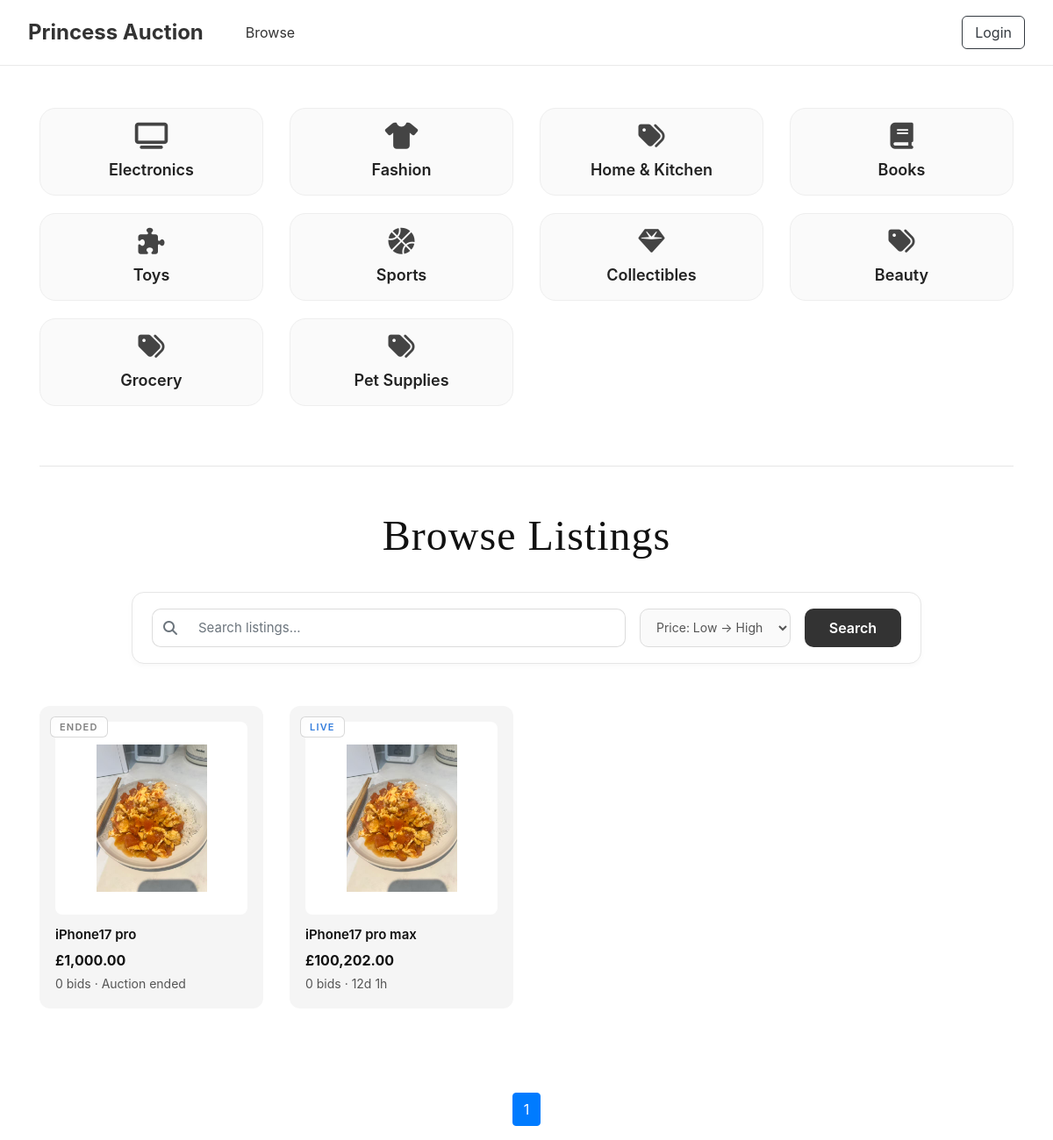
Page /browse.php on the earlier database version.
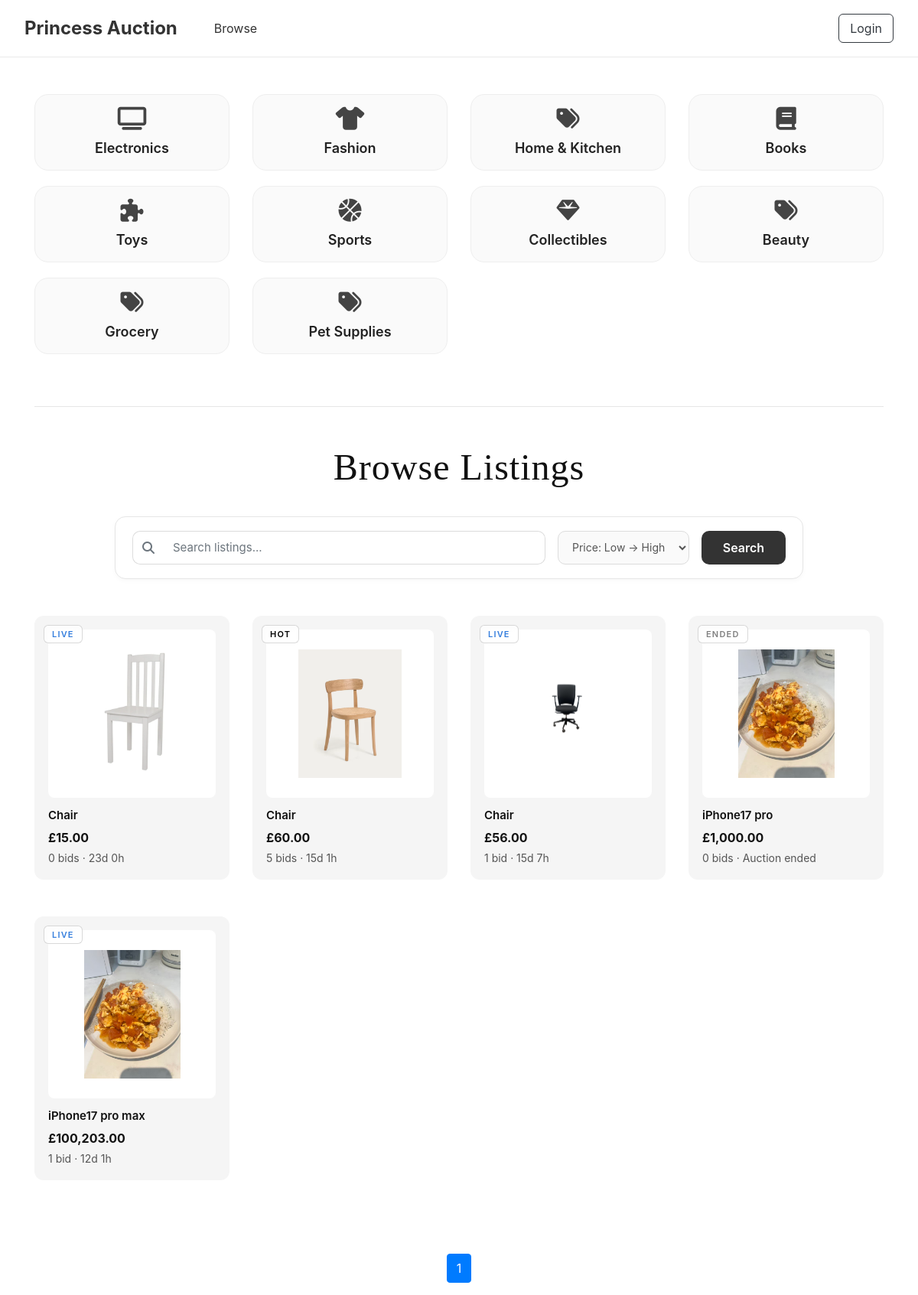
Same page on the later database version.
### tables this page shows
CREATE TABLE `category` (
  `category_id` int(11) NOT NULL,
  `category_name` varchar(100) NOT NULL
);

CREATE TABLE `auction` (
  `auction_id` int(11) NOT NULL,
  `item_id` int(11) NOT NULL,
  `start_price` decimal(10,2) NOT NULL CHECK (`start_price` > 0),
  `reserve_price` decimal(10,2) NOT NULL CHECK (`reserve_price` >= 0),
  `start_time` datetime DEFAULT current_timestamp(),
  `end_time` datetime NOT NULL,
  `status` enum('Sched','Live','Closed','Unsold') DEFAULT 'Sched'
);

CREATE TABLE `Item` (
  `item_id` int(11) NOT NULL,
  `seller_id` int(11) NOT NULL,
  `category_id` int(11) DEFAULT NULL,
  `title` varchar(255) NOT NULL,
  `description` text DEFAULT NULL,
  `condition` varchar(50) NOT NULL,
  `date_created` datetime DEFAULT current_timestamp()
);

CREATE TABLE `image` (
  `image_id` int(11) NOT NULL,
  `item_id` int(11) NOT NULL,
  `path` varchar(255) NOT NULL,
  `sort_order` int(11) DEFAULT 0
);

### browse.php (the view, shortened to what this page needs)
<?php require("utilities.php")?>
<?php include_once("header.php")?>
<link rel="stylesheet" href="https://cdnjs.cloudflare.com/ajax/libs/font-awesome/6.5.0/css/all.min.css">
<div class="container my-5">
  <div class="row gy-4 gx-4">
    <?php
    $conn = connectDB();
    $icons = [
      "Electronics"   => "fa-solid fa-tv",
      "Fashion"       => "fa-solid fa-shirt",
      "Home & Kitchen"=> "fa-solid fa-couch",
      "Books"         => "fa-solid fa-book",
      "Toys"          => "fa-solid fa-puzzle-piece",
      "Sports"        => "fa-solid fa-basketball",
      "Collectibles"  => "fa-solid fa-gem",
      "Others"        => "fa-solid fa-box"
    ];
    $sql = "SELECT category_id, category_name FROM category";
    $result = $conn->query($sql);
    while ($row = $result->fetch_assoc()) {
        $cat_id = $row['category_id'];
        $cat_name = htmlspecialchars($row['category_name']);
        $icon_class = isset($icons[$cat_name]) ? $icons[$cat_name] : "fa-solid fa-tags";
        echo '
        <div class="col-6 col-md-3">
            <a href="browse.php?cat=' . $cat_id . '" style="text-decoration:none;">
                <div class="category-card">
                    <i class="category-icon ' . $icon_class . '"></i>
                    <div class="category-name">' . $cat_name . '</div>
                </div>
            </a>
        </div>';
    }
    ?>
  </div>
</div>
<div class="container">
<div style="
  width:100%;
  height:1px;
  background:#e6e6e6;
  margin-bottom:25px;
"></div>
<h2 style="
    font-family: 'Playfair Display', serif;
    text-align:center;
    font-size: 48px;
    font-weight: 500;
    letter-spacing: 1px;
    margin: 50px 0 35px 0;
    color:#111;
">
  Browse Listings
</h2>
<div id="searchSpecs" class="mt-4 mb-4">
  <div style="
      background:white;
      border:1px solid #e6e6e6;
      border-radius:14px;
      padding:18px 22px;
      max-width:900px;
      margin:0 auto;
      box-shadow:0 2px 6px rgba(0,0,0,0.03);
  ">
    <form method="get" action="browse.php">
  <div class="search-bar-wrapper">
    <div class="flex-grow-1">
      <div class="input-group search-input-group">
        <span class="input-group-text">
          <i class="fa fa-search text-muted"></i>
        </span>
        <input type="text"
               class="form-control"
               name="keyword"
               placeholder="Search listings...">
      </div>
    </div>
    <select name="order_by" class="search-select">
      <option value="pricelow">Price: Low → High</option>
    </select>
    <button class="search-btn">Search</button>
  </div>
</form>
  </div>
</div>
</div>
<?php
  $ordering = $_GET['order_by'] ?? 'pricelow';
  $curr_page = isset($_GET['page']) ? intval($_GET['page']) : 1;
  $connection = connectDB();
  $query = "
    SELECT i.item_id, i.title, i.description, a.start_price, a.reserve_price, a.end_time, a.auction_id
    FROM Item i
    JOIN Auction a ON i.item_id = a.item_id
    WHERE 1 = 1
  ";
  switch ($ordering) {
      default:
          $query .= " ORDER BY a.start_price ASC";
  }
  $result = mysqli_query($connection, $query);
  $num_results = mysqli_num_rows($result);
  $results_per_page = 10;
  $max_page = ceil($num_results / $results_per_page);
?>
<div class="container mt-5">
<div class="row">
<?php
  if ($num_results == 0) {
      echo '<div class="alert alert-info">No auctions found.</div>';
  } else {
      while ($row = mysqli_fetch_assoc($result)) {
          $item_id = $row['item_id'];
          $title = $row['title'];
          $description = $row['description'];
$auction_id = $row['auction_id'];
$sql_max = "SELECT MAX(bid_amount) AS max_bid FROM bid WHERE auction_id = ?";
$stmt_max = $connection->prepare($sql_max);
$stmt_max->bind_param("i", $auction_id);
$stmt_max->execute();
$max_res = $stmt_max->get_result();
$max_row = $max_res->fetch_assoc();
$current_price = $max_row['max_bid'] ?? $row['start_price'];
$sql_count = "SELECT COUNT(*) AS count_bids FROM bid WHERE auction_id = ?";
$stmt_count = $connection->prepare($sql_count);
$stmt_count->bind_param("i", $auction_id);
$stmt_count->execute();
$count_res = $stmt_count->get_result();
$count_row = $count_res->fetch_assoc();
$num_bids = $count_row['count_bids'];
$sql_img = "SELECT path FROM image WHERE item_id = ? ORDER BY sort_order ASC LIMIT 1";
$stmt_img = $connection->prepare($sql_img);
$stmt_img->bind_param("i", $row['item_id']);
$stmt_img->execute();
$res_img = $stmt_img->get_result();
$img_path = $res_img->fetch_assoc()['path'] ?? 'uploads/default.jpg';
          $end_date = new DateTime($row['end_time']);
          print_listing_li($item_id, $title, $description, $current_price, $num_bids, $end_date, $img_path);
      }
  }
?>
</div>
<nav aria-label="Search results pages" class="mt-5">
  <ul class="pagination justify-content-center">
<?php
  $querystring = "";
  $high_page_boost = max(3 - $curr_page, 0);
  $low_page_boost = max(2 - ($max_page - $curr_page), 0);
  $low_page = max(1, $curr_page - 2 - $low_page_boost);
  $high_page = min($max_page, $curr_page + 2 + $high_page_boost);
  for ($i = $low_page; $i <= $high_page; $i++) {
    if ($i == $curr_page) {
      echo('
    <li class="page-item active">');
    }
    else {
      echo('
    <li class="page-item">');
    }
    echo('
      <a class="page-link" href="browse.php?' . $querystring . 'page=' . $i . '">' . $i . '</a>
    </li>');
  }
?>
  </ul>
</nav>
</div>
<?php include_once("footer.php")?>

### header.php (shortened to what this page needs)
<?php
require_once("utilities.php");
?>
<!doctype html>
<html lang="en">
<head>
  <link rel="stylesheet" href="css/bootstrap.min.css">
  <link rel="stylesheet" href="https://cdnjs.cloudflare.com/ajax/libs/font-awesome/4.7.0/css/font-awesome.min.css">
  <link rel="stylesheet" href="https://cdnjs.cloudflare.com/ajax/libs/font-awesome/6.4.0/css/all.min.css">
  <link rel="stylesheet" href="css/custom.css">
</head>
<body>
<nav class="navbar navbar-expand-lg"
     style="background:#ffffff; border-bottom:1px solid #eaeaea; padding:14px 32px;">
  <a class="navbar-brand" href="index.php"
     style="font-size:24px; font-weight:700; color:#333; margin-right:40px;">
     Princess Auction
  </a>
  <div class="collapse navbar-collapse" id="mainNavbar">
    <ul class="navbar-nav" style="gap:24px; font-size:16px;">
      <li class="nav-item">
        <a class="nav-link" href="browse.php" style="color:#333;">Browse</a>
      </li>
    </ul>
  </div>
  <ul class="navbar-nav ml-auto" style="font-size:16px; gap:16px;">
    <?php
    if (isset($_SESSION['logged_in']) && $_SESSION['logged_in'] == true) {
        echo '
        <li class="nav-item">
            <span class="nav-link" style="color:#555;">Welcome, <b>' . htmlspecialchars($_SESSION['username']) . '</b></span>
        </li>
        <li class="nav-item">
            <a class="nav-link" href="logout.php" style="color:#333;">Logout</a>
        </li>';
    } else {
        echo '
        <li class="nav-item">
            <button type="button" class="btn btn-outline-dark"
                    data-toggle="modal" data-target="#loginModal"
                    style="padding:6px 14px; border-radius:6px;">
              Login
            </button>
        </li>';
    }
    ?>
  </ul>
</nav>

### utilities.php (shortened to what this page needs)
<?php
function display_time_remaining($interval) {
    if ($interval->days == 0 && $interval->h == 0) {
      $time_remaining = $interval->format('%im %Ss');
    }
    else if ($interval->days == 0) {
      $time_remaining = $interval->format('%hh %im');
    }
    else {
      $time_remaining = $interval->format('%ad %hh');
    }
  return $time_remaining;
}
function print_listing_li($item_id, $title, $desc, $price, $num_bids, $end_time, $img_path)
{
    $bid_label = ($num_bids == 1) ? " bid" : " bids";
    $now = new DateTime();
    if ($now > $end_time) {
        $time_remaining = "Auction ended";
    } else {
        $interval = $now->diff($end_time);
        $time_remaining = display_time_remaining($interval);
    }
    if ($now > $end_time) {
        $status = "ENDED";
    } else {
        $interval = $now->diff($end_time);
        if ($interval->days == 0 && $interval->h < 24) {
            $status = "ENDING SOON";
        } elseif ($num_bids >= 5) {
            $status = "HOT";
        } else {
            $status = "LIVE";
        }
    }
    $label_color = [
        "HOT" => "black",
        "LIVE" => "#357edd",
        "ENDING SOON" => "#d9534f",
        "ENDED" => "grey"
    ];
    echo '
    <div class="col-lg-3 col-md-4 col-sm-6 mb-5">
      <a href="listing.php?item_id=' . $item_id . '" style="text-decoration:none; color:inherit;">
      <div class="lux-card"
           style="
             background:#f5f5f5;
             border-radius:12px;
             padding:18px;
             transition:all .25s ease;
             position:relative;
           "
           onmouseover="this.style.transform=\'translateY(-6px)\'; this.style.boxShadow=\'0 14px 28px rgba(0,0,0,0.08)\';"
           onmouseout="this.style.transform=\'none\'; this.style.boxShadow=\'none\';"
      >
    <div style="
  position:absolute;
  top:12px;
  left:12px;
  padding:3px 10px;
  font-size:11px;
  font-weight:600;
  letter-spacing:1.2px;
  text-transform:uppercase;
  background:rgba(255,255,255,0.7);
  color:' . $label_color[$status] . ';
  border:1px solid rgba(0, 0, 0, 0.15);
  border-radius:6px;
  backdrop-filter:blur(6px);
">
          ' . $status . '
        </div>
        <div style="
            background:white;
            border-radius:8px;
            padding:26px;
            height:220px;
            display:flex;
            justify-content:center;
            align-items:center;
            overflow:hidden;
        ">
          <img src="' . $img_path . '"
               style="max-height:100%; max-width:100%; object-fit:contain;">
        </div>
        <h6 style="margin-top:14px; font-weight:600; font-size:15px; color:#111;">
          ' . htmlspecialchars($title) . '
        </h6>
        <div style="margin-top:8px;">
          <div style="font-size:16px; font-weight:700; color:#111;">
            £' . number_format($price, 2) . '
          </div>
          <div style="margin-top:4px; color:#555; font-size:14px;">
            ' . $num_bids . $bid_label . ' · ' . $time_remaining . '
          </div>
        </div>
      </div>
      </a>
    </div>
    ';
}

### footer.php (shortened to what this page needs)
</body>
</html>

### header.php (style rules this page uses)
.search-bar-wrapper { display: flex; align-items: center; gap: 16px; }
.search-input-group { height: 44px; }
.search-input-group .input-group-text { background: #fff; border: 1px solid #dcdcdc; border-right: none; border-radius: 10px 0 0 10px; }
.search-input-group input { height: 44px; border: 1px solid #dcdcdc; border-left: none; border-radius: 0 10px 10px 0; font-size: 15px; }
.search-select { height: 44px; border-radius: 10px; border: 1px solid #dcdcdc; background: #fafafa; font-size: 14px; color: #555; padding: 0 14px; width: auto; min-width: 150px; cursor: pointer; }
.search-btn { height: 44px; width: 110px; background: #333; color: white; border-radius: 10px; font-weight: 600; border: none; transition: 0.25s; }

### browse.php (style rules this page uses)
.category-card { margin-bottom: 20px; }
.category-card { background: #fafafa; border: 1px solid #eee; border-radius: 18px; height: 100px; display: flex; flex-direction: column; justify-content: center; align-items: center; gap: 10px; transition: 0.25s; cursor: pointer; }
.category-icon { font-size: 30px; color: #444; }
.category-name { font-size: 18px; font-weight: 600; color: #222; }

Differences in the rows shown:
added auction: status "LIVE", image.path (picture), item.title "Chair", price "15.00", num_bids "0", bid_label "bids", time_remaining "23d 0h"
added auction: status "HOT", image.path (picture), item.title "Chair", price "60.00", num_bids "5", bid_label "bids", time_remaining "15d 1h"
added auction: status "LIVE", image.path (picture), item.title "Chair", price "56.00", num_bids "1", bid_label "bid", time_remaining "15d 7h"
computed for auction "iPhone17 pro max": price "100,202.00" → "100,203.00"; num_bids "0" → "1"; bid_label "bids" → "bid"
